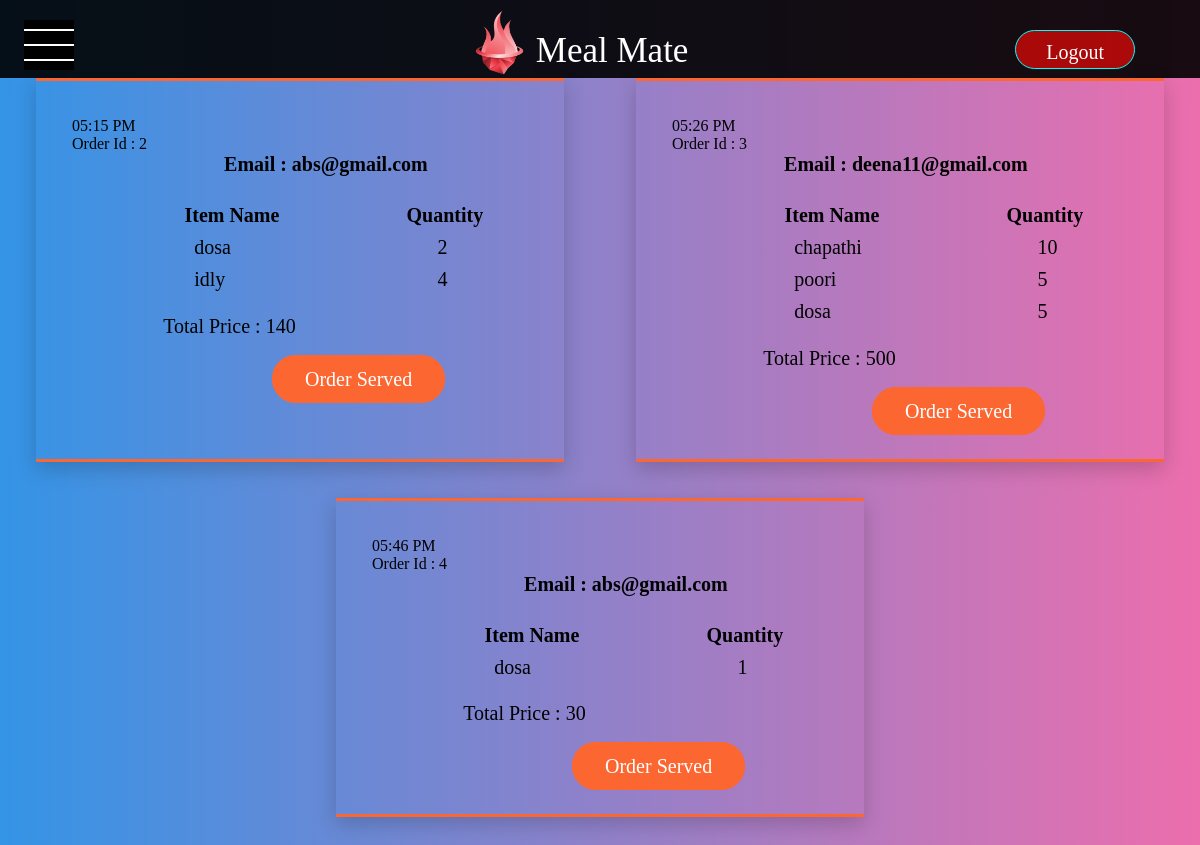
The page /viewOrders (signed in) on the database as committed earlier.
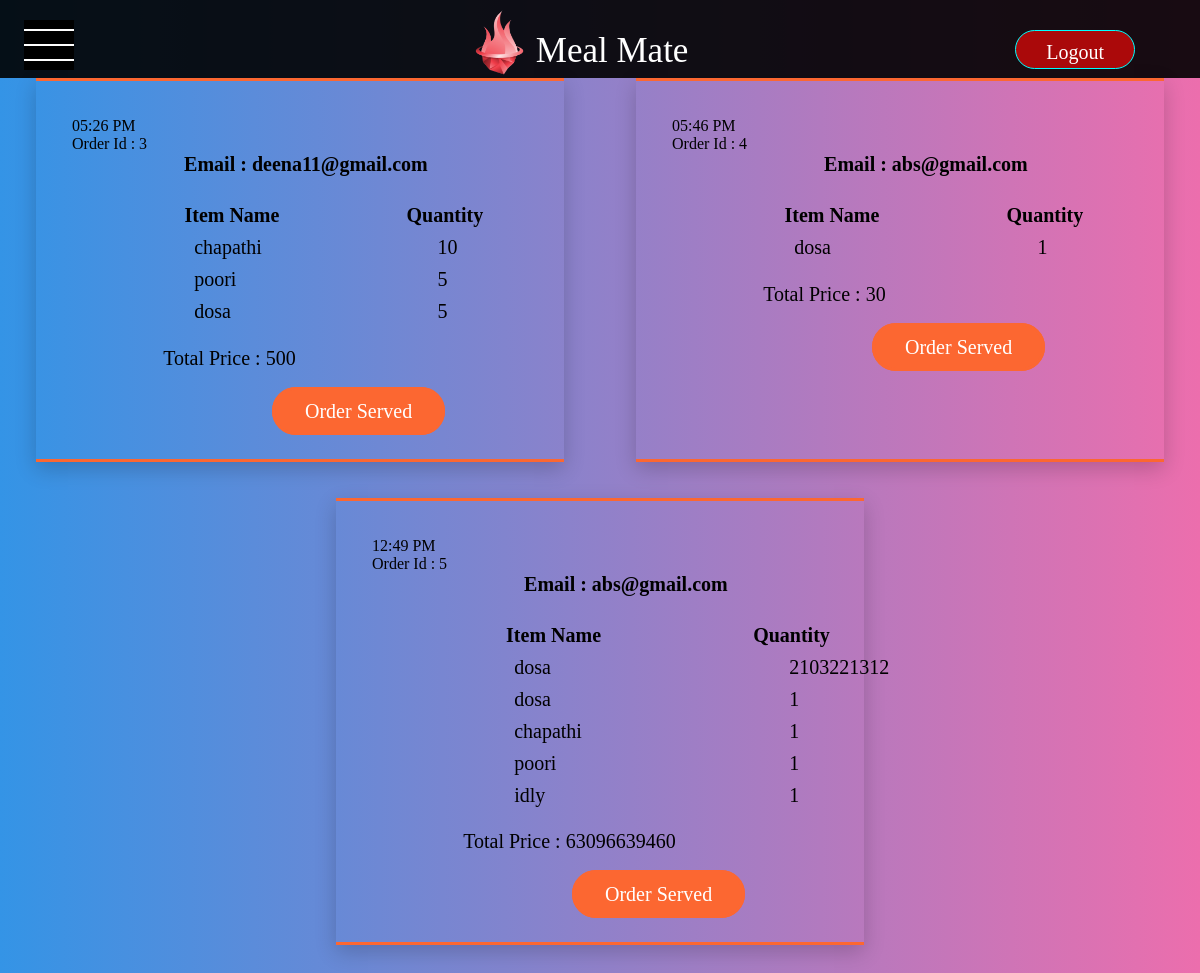
The same page on the database as committed later.
### app.py (models this page shows, shortened)
class orders(db.Model):
    __tablename__ = "orders"
    id = db.Column(db.Integer,primary_key = True)
    email = db.Column(db.Text)
    order = db.Column(db.Text)
    total_price = db.Column(db.Integer)
    time = db.Column(db.Text)

### app.py (the view)
@app.route('/viewOrders')
@login_required
def viewOrders():
    if current_user.is_authenticated and current_user.role == 'employee':
        list_of_orders = []
        all_orders = orders.query.all()
        for order_ in all_orders:
            id = order_.id
            email = order_.email
            items = json.loads(order_.order)
            price = order_.total_price
            time = order_.time
            list_of_orders.append([id,email,items,price,time])
        return render_template('viewOrders.html',list_of_orders = list_of_orders)
    else:
        return 'Entry Restricted! Only Employees Allowed'

### app.py (called while the page is built)
@login_manager.user_loader
def load_user(id):
    return signup.query.get(id)

### templates/viewOrders.html (shortened to what this page needs)
{% extends 'base.html' %}  {% block content %} {% for order in list_of_orders %}
<body class="viewOrdersBody">
    <div class="viewOrders">
      <p>{{ order[4] }}</p>
      <p>Order Id : {{ order[0] }}</p>
      <p class="title">Email : {{ order[1] }}</p>
      <table class="table">
        <tr class="heading">
          <th class="one">Item Name</th>
          <th class="two">Quantity</th>
        </tr>
        {% for item in order[2] %}
        <tr class="order">
          <td class="one">{{ item[0] }}</td>
          <td class="two">{{ item[1] }}</td>
        </tr>
        {% endfor %}
      </table>
      <br />
      <p class="price">Total Price : <span>{{ order[3] }}</span></p>
      <br />
      <a href="/deleteOrder/{{order[0]}}" class="delete_order">Order Served</a>
    </div>
</body>
{% endfor %} {% endblock %}

### templates/base.html (shortened to what this page needs)
<!DOCTYPE html>
<html lang="en">
  <head>
    <link rel="stylesheet" href="static/main.css" />
  </head>
  <body>
    <nav class="navigation">
      <ul class="nav">
        <li class="menu_icon">
          <a href="" onclick="showSideBar(event)" class="show_button"
            ><img src="static\menu_icon.svg" alt="" class="show_button"
          /></a>
        </li>
        <li class="nav_img">
          <img src="static/logo.png" alt="" />
          <p>Meal Mate</p>
        </li>
        <li class="logOut">
          <a href="/logout">
            <p>Logout</p></a
          >
        </li>
      </ul>
    </nav>
    {% block content %} {% endblock %}
  </body>
</html>

### static/main.css (style rules this page uses)
* { margin: 0px; padding: 0px; }
.navigation { width: 100%; height: 78px; background-color: rgba(0, 0, 0, 0.899); opacity: 1; transition: opacity 0.3s ease-in-out; }
.nav { display: flex; list-style: none; align-items: center; vertical-align: middle; justify-content: space-between; }
.menu_icon { padding-left: 2%; margin-bottom: 25px; }
.show_button { margin-bottom: 10%; max-height: 10px; max-width: 10px; }
.nav_img { height: 100px; width: 33%; padding-left: 33%; padding-right: 25%; margin-bottom: 18px; }
.nav_img img { min-width: 30px; min-height: 40px; max-width: 130px; max-height: 70px; display: inline; padding-top: 5px; }
.nav_img p { display: inline; font-size: 35px; vertical-align: 16px; color: white; }
.nav a img { min-width: 50px; min-height: 50px; padding-right: 0px; }
.logOut { margin-right: 65px; margin-bottom: 15px; }
.logOut a { clear: both; float: left; border: 1px solid aqua; border-radius: 30px; padding: 10px; margin-top: 30px; margin-bottom: 40px; padding-left: 30px; padding-right: 30px; background-color: rgba(198, 9, 9, 0.845); color: white; font-weight: 500; margin-left: 5px; font-size: 20px; text-decoration: none; height: 17px; }
.price { height: 25px; width: 75%; margin-bottom: 10px; }
.viewOrdersBody { background: linear-gradient(to right, #3494e6, #ec6ead); display: flex; flex-wrap: wrap; justify-content: space-around; }
.viewOrders { margin-top: 0%; margin-right: 0%; margin-bottom: 3%; margin-left: 0%; width: 38%; max-width: 600px; padding: 3% 3%; box-shadow: 0 7px 20px 0 rgba(0, 0, 0, 0.19); border-top: 3px solid rgb(252, 103, 49); border-bottom: 3px solid rgb(252, 103, 49); border-left: none; border-right: none; color: black !important; }
.title { color: black; font-weight: 600; margin-bottom: 1%; margin-right: 5%; padding: 0 17%; font-size: 20px; display: block; height: 20px; float: right; }
.table { display: block; margin-top: 10%; margin-left: 1%; width: 100%; font-size: 20px; }
.heading { width: 100%; height: 30px; }
.heading .one { width: 80%; padding-left: 5%; padding-right: 5%; }
.heading .two { width: 80%; padding-left: 5%; padding-right: 3%; }
.order { width: 100%; height: 30px; }
.order .one { width: 80%; padding-left: 30%; padding-right: 5%; }
.order .two { width: 80%; padding-left: 13%; padding-right: 5%; }
.price { font-size: 20px; margin-left: 20%; }
.price span { color: black; }
.delete_order { clear: both; border: 1px solid aqua; border-radius: 30px; padding: 10px; padding-left: 30px; padding-right: 30px; border: 3px solid rgb(252, 103, 49); color: white; background-color: rgb(252, 103, 49); font-weight: 500; margin-left: 200px; font-size: 20px; text-decoration: none; transition: 5ms all ease-in-out; }

Rows that differ between the two databases and show on the page:
removed orders: time "05:15 PM", id "2", email "abs@gmail.com", item "dosa" "idly", item "2" "4", total_price "140"
added orders: time "12:49 PM", id "5", email "abs@gmail.com", item "dosa" "dosa" "chapathi" "poori" "idly", item "2103221312" "1" "1" "1" "1", total_price "63096639460"
